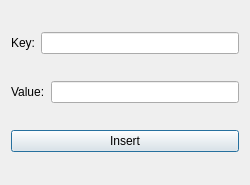
<?xml version="1.0" encoding="UTF-8"?>
<ui version="4.0">
 <class>InsertOneDialog</class>
 <widget class="QDialog" name="InsertOneDialog">
  <property name="geometry">
   <rect>
    <x>0</x>
    <y>0</y>
    <width>250</width>
    <height>185</height>
   </rect>
  </property>
  <property name="windowTitle">
   <string>Dialog</string>
  </property>
  <layout class="QGridLayout" name="gridLayout">
   <item row="0" column="0">
    <layout class="QHBoxLayout" name="horizontalLayout_2">
     <item>
      <widget class="QLabel" name="label">
       <property name="text">
        <string>Key:</string>
       </property>
      </widget>
     </item>
     <item>
      <widget class="QLineEdit" name="keyLine"/>
     </item>
    </layout>
   </item>
   <item row="1" column="0">
    <layout class="QHBoxLayout" name="horizontalLayout">
     <item>
      <widget class="QLabel" name="label_2">
       <property name="text">
        <string>Value:</string>
       </property>
      </widget>
     </item>
     <item>
      <widget class="QLineEdit" name="valueLine"/>
     </item>
    </layout>
   </item>
   <item row="2" column="0">
    <widget class="QPushButton" name="pushButton">
     <property name="text">
      <string>Insert</string>
     </property>
    </widget>
   </item>
  </layout>
 </widget>
 <resources/>
 <connections/>
</ui>
